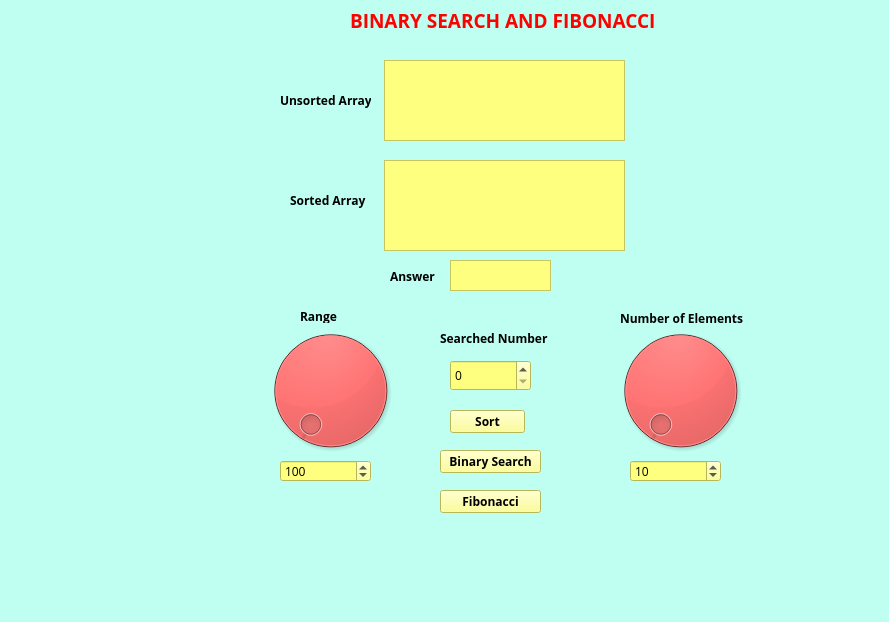
<?xml version="1.0" encoding="UTF-8"?>
<ui version="4.0">
 <class>MainWindow</class>
 <widget class="QMainWindow" name="MainWindow">
  <property name="geometry">
   <rect>
    <x>0</x>
    <y>0</y>
    <width>889</width>
    <height>622</height>
   </rect>
  </property>
  <property name="font">
   <font>
    <family>Open Sans</family>
   </font>
  </property>
  <property name="windowTitle">
   <string>MainWindow</string>
  </property>
  <property name="styleSheet">
   <string notr="true">background-color: rgb(190, 255, 242);</string>
  </property>
  <widget class="QWidget" name="centralwidget">
   <widget class="QDial" name="dial">
    <property name="geometry">
     <rect>
      <x>250</x>
      <y>320</y>
      <width>161</width>
      <height>141</height>
     </rect>
    </property>
    <property name="styleSheet">
     <string notr="true">background-color:rgb(255, 0, 0);
color: rgb(255, 0, 0);</string>
    </property>
    <property name="maximum">
     <number>1000</number>
    </property>
   </widget>
   <widget class="QDial" name="dial_2">
    <property name="geometry">
     <rect>
      <x>600</x>
      <y>320</y>
      <width>161</width>
      <height>141</height>
     </rect>
    </property>
    <property name="styleSheet">
     <string notr="true">background-color:rgb(255, 0, 0);
color: rgb(255, 0, 0);</string>
    </property>
    <property name="maximum">
     <number>100</number>
    </property>
   </widget>
   <widget class="QSpinBox" name="spinBox">
    <property name="geometry">
     <rect>
      <x>280</x>
      <y>460</y>
      <width>91</width>
      <height>22</height>
     </rect>
    </property>
    <property name="font">
     <font>
      <family>Open Sans</family>
      <pointsize>9</pointsize>
     </font>
    </property>
    <property name="styleSheet">
     <string notr="true">background-color: rgb(255, 255, 127);
</string>
    </property>
    <property name="maximum">
     <number>999999</number>
    </property>
    <property name="value">
     <number>100</number>
    </property>
   </widget>
   <widget class="QSpinBox" name="spinBox_2">
    <property name="geometry">
     <rect>
      <x>630</x>
      <y>460</y>
      <width>91</width>
      <height>22</height>
     </rect>
    </property>
    <property name="font">
     <font>
      <family>Open Sans</family>
      <pointsize>9</pointsize>
     </font>
    </property>
    <property name="styleSheet">
     <string notr="true">background-color: rgb(255, 255, 127);
</string>
    </property>
    <property name="maximum">
     <number>999999</number>
    </property>
    <property name="value">
     <number>10</number>
    </property>
   </widget>
   <widget class="QPushButton" name="pushButton">
    <property name="geometry">
     <rect>
      <x>450</x>
      <y>410</y>
      <width>75</width>
      <height>23</height>
     </rect>
    </property>
    <property name="font">
     <font>
      <family>Open Sans</family>
      <pointsize>9</pointsize>
      <weight>75</weight>
      <bold>true</bold>
     </font>
    </property>
    <property name="cursor">
     <cursorShape>PointingHandCursor</cursorShape>
    </property>
    <property name="styleSheet">
     <string notr="true">background-color: rgb(255, 255, 127);
color: rgb(0, 0, 0);</string>
    </property>
    <property name="text">
     <string>Sort</string>
    </property>
   </widget>
   <widget class="QPushButton" name="pushButton_2">
    <property name="geometry">
     <rect>
      <x>440</x>
      <y>450</y>
      <width>101</width>
      <height>23</height>
     </rect>
    </property>
    <property name="font">
     <font>
      <family>Open Sans</family>
      <pointsize>9</pointsize>
      <weight>75</weight>
      <bold>true</bold>
     </font>
    </property>
    <property name="cursor">
     <cursorShape>PointingHandCursor</cursorShape>
    </property>
    <property name="styleSheet">
     <string notr="true">background-color: rgb(255, 255, 127);
color: rgb(0, 0, 0);</string>
    </property>
    <property name="text">
     <string>Binary Search</string>
    </property>
   </widget>
   <widget class="QTextEdit" name="textEdit">
    <property name="geometry">
     <rect>
      <x>384</x>
      <y>60</y>
      <width>241</width>
      <height>81</height>
     </rect>
    </property>
    <property name="font">
     <font>
      <family>Open Sans Semibold</family>
      <pointsize>9</pointsize>
     </font>
    </property>
    <property name="styleSheet">
     <string notr="true">background-color: rgb(255, 255, 127);
</string>
    </property>
   </widget>
   <widget class="QTextEdit" name="textEdit_3">
    <property name="geometry">
     <rect>
      <x>384</x>
      <y>160</y>
      <width>241</width>
      <height>91</height>
     </rect>
    </property>
    <property name="font">
     <font>
      <family>Open Sans Semibold</family>
      <pointsize>9</pointsize>
     </font>
    </property>
    <property name="styleSheet">
     <string notr="true">background-color: rgb(255, 255, 127);
</string>
    </property>
   </widget>
   <widget class="QSpinBox" name="spinBox_3">
    <property name="geometry">
     <rect>
      <x>450</x>
      <y>360</y>
      <width>81</width>
      <height>31</height>
     </rect>
    </property>
    <property name="font">
     <font>
      <family>Open Sans</family>
      <pointsize>9</pointsize>
     </font>
    </property>
    <property name="styleSheet">
     <string notr="true">background-color: rgb(255, 255, 127);
</string>
    </property>
   </widget>
   <widget class="QTextEdit" name="textEdit_4">
    <property name="geometry">
     <rect>
      <x>450</x>
      <y>260</y>
      <width>101</width>
      <height>31</height>
     </rect>
    </property>
    <property name="font">
     <font>
      <family>Open Sans Semibold</family>
      <pointsize>9</pointsize>
     </font>
    </property>
    <property name="styleSheet">
     <string notr="true">background-color: rgb(255, 255, 127);
</string>
    </property>
   </widget>
   <widget class="QLabel" name="label">
    <property name="geometry">
     <rect>
      <x>300</x>
      <y>310</y>
      <width>47</width>
      <height>13</height>
     </rect>
    </property>
    <property name="font">
     <font>
      <family>Open Sans</family>
      <pointsize>9</pointsize>
      <weight>75</weight>
      <bold>true</bold>
     </font>
    </property>
    <property name="text">
     <string>Range</string>
    </property>
   </widget>
   <widget class="QLabel" name="label_2">
    <property name="geometry">
     <rect>
      <x>620</x>
      <y>310</y>
      <width>131</width>
      <height>16</height>
     </rect>
    </property>
    <property name="font">
     <font>
      <family>Open Sans</family>
      <pointsize>9</pointsize>
      <weight>75</weight>
      <bold>true</bold>
     </font>
    </property>
    <property name="text">
     <string>Number of Elements</string>
    </property>
   </widget>
   <widget class="QLabel" name="label_3">
    <property name="geometry">
     <rect>
      <x>390</x>
      <y>270</y>
      <width>47</width>
      <height>13</height>
     </rect>
    </property>
    <property name="font">
     <font>
      <family>Open Sans</family>
      <pointsize>9</pointsize>
      <weight>75</weight>
      <bold>true</bold>
     </font>
    </property>
    <property name="text">
     <string>Answer</string>
    </property>
   </widget>
   <widget class="QLabel" name="label_4">
    <property name="geometry">
     <rect>
      <x>440</x>
      <y>330</y>
      <width>111</width>
      <height>16</height>
     </rect>
    </property>
    <property name="font">
     <font>
      <family>Open Sans</family>
      <pointsize>9</pointsize>
      <weight>75</weight>
      <bold>true</bold>
     </font>
    </property>
    <property name="text">
     <string>Searched Number</string>
    </property>
   </widget>
   <widget class="QPushButton" name="pushButton_3">
    <property name="geometry">
     <rect>
      <x>440</x>
      <y>490</y>
      <width>101</width>
      <height>23</height>
     </rect>
    </property>
    <property name="font">
     <font>
      <family>Open Sans</family>
      <pointsize>9</pointsize>
      <weight>75</weight>
      <bold>true</bold>
     </font>
    </property>
    <property name="cursor">
     <cursorShape>PointingHandCursor</cursorShape>
    </property>
    <property name="styleSheet">
     <string notr="true">background-color: rgb(255, 255, 127);
color: rgb(0, 0, 0);</string>
    </property>
    <property name="text">
     <string>Fibonacci</string>
    </property>
   </widget>
   <widget class="QLabel" name="label_5">
    <property name="geometry">
     <rect>
      <x>280</x>
      <y>90</y>
      <width>91</width>
      <height>20</height>
     </rect>
    </property>
    <property name="font">
     <font>
      <family>Open Sans</family>
      <pointsize>9</pointsize>
      <weight>75</weight>
      <bold>true</bold>
     </font>
    </property>
    <property name="text">
     <string>Unsorted Array</string>
    </property>
   </widget>
   <widget class="QLabel" name="label_6">
    <property name="geometry">
     <rect>
      <x>290</x>
      <y>190</y>
      <width>81</width>
      <height>20</height>
     </rect>
    </property>
    <property name="font">
     <font>
      <family>Open Sans</family>
      <pointsize>9</pointsize>
      <weight>75</weight>
      <bold>true</bold>
     </font>
    </property>
    <property name="text">
     <string>Sorted Array</string>
    </property>
   </widget>
   <widget class="QLabel" name="label_7">
    <property name="geometry">
     <rect>
      <x>350</x>
      <y>10</y>
      <width>351</width>
      <height>20</height>
     </rect>
    </property>
    <property name="font">
     <font>
      <family>Open Sans</family>
      <pointsize>14</pointsize>
      <weight>75</weight>
      <bold>true</bold>
     </font>
    </property>
    <property name="contextMenuPolicy">
     <enum>Qt::NoContextMenu</enum>
    </property>
    <property name="styleSheet">
     <string notr="true">color: rgb(255, 0, 0);</string>
    </property>
    <property name="text">
     <string>BINARY SEARCH AND FIBONACCI</string>
    </property>
   </widget>
  </widget>
  <widget class="QMenuBar" name="menubar">
   <property name="geometry">
    <rect>
     <x>0</x>
     <y>0</y>
     <width>889</width>
     <height>21</height>
    </rect>
   </property>
  </widget>
  <widget class="QStatusBar" name="statusbar"/>
 </widget>
 <resources/>
 <connections>
  <connection>
   <sender>dial</sender>
   <signal>valueChanged(int)</signal>
   <receiver>spinBox</receiver>
   <slot>setValue(int)</slot>
   <hints>
    <hint type="sourcelabel">
     <x>79</x>
     <y>438</y>
    </hint>
    <hint type="destinationlabel">
     <x>105</x>
     <y>504</y>
    </hint>
   </hints>
  </connection>
  <connection>
   <sender>dial_2</sender>
   <signal>valueChanged(int)</signal>
   <receiver>spinBox_2</receiver>
   <slot>setValue(int)</slot>
   <hints>
    <hint type="sourcelabel">
     <x>573</x>
     <y>441</y>
    </hint>
    <hint type="destinationlabel">
     <x>608</x>
     <y>528</y>
    </hint>
   </hints>
  </connection>
 </connections>
</ui>
